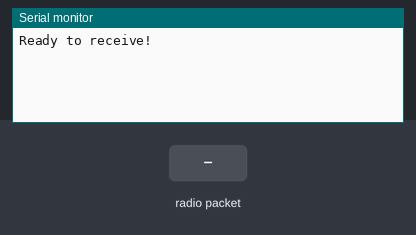
The sketch below on a simulated Arduino Leonardo, built with avr-gcc and run on an emulated ATmega32U4. On the bench: the last lines printed to the serial monitor. The test bench sets the inputs (shaded band). No radio packets arrive unless stated.

Above: at 1.2 s.
1.3 s: radio packet "1" arrives
At 1.7 s:
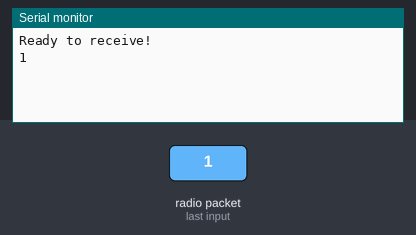
2.8 s: radio packet "0" arrives
At 4.0 s:
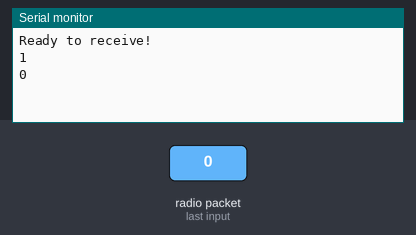
4.3 s: radio packet "2" arrives
At 5.2 s:
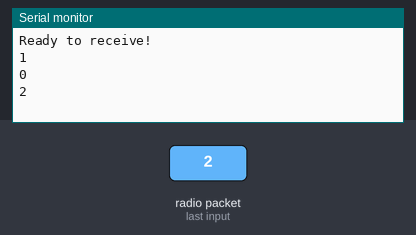

The sketch:

Lora_GPS_DHT_server.ino
```cpp
/*
In this project,we'll show how to get GPS data from a remote Arduino via Wireless LoRa Protocol
Hardware Set up
1 Client Side: Arduino + LoRa/GPS Shield (868Mhz).
    In the client side, we will use the hardware serial to print out debug data in PC and use software
    serial to get GPS data.
    1/ Arduino UNO + LoRa GPS Shield . if use other Arduino board, please check the softserial connection and modify the code
    2/ Wire GPS_RXD to Arduino D3
    3/ Wire GPS_TXD to Arduino D4
2 Gateway Side: LG01(868Mhz)
External Library Require:
  TinyGPS:  http://arduiniana.org/libraries/tinygps/
  RadioHead Library: https://github.com/dragino/RadioHead
Client side will get GPS data and keep sending out to the gateway via LoRa wireless. Gateway side
will listen on the LoRa wireless frequency,
by Dragino Tech<support@dragino.com>
Dragino Technology Co., Limited
*/
#include <String.h>
#include <SPI.h>
#include <RH_RF95.h>
#ifdef LG01_GATEWAY
#include <Console.h>
#include <Process.h>
#define SerialPrint Console
#else
#define SerialPrint Serial
#endif

RH_RF95 rf95;

String str_humid;
String str_temp;
String str_out; // Define output strings

char gps_lon[20]="\0";           //Storage longtitude
char gps_lat[20]="\0";           //Storage latitude
char gps_alt[20]="\0";           //Storage altitude

//void receivepacket();    //Processing receive message and store it in the appropriate array

void setup() {
  #ifdef LG01_GATEWAY
    Bridge.begin(9600);
    SerialPrint.begin();
  #else
    SerialPrint.begin(9600);
  #endif

   if (!rf95.init()) {// Defaults after init are 434.0MHz, 13dBm, Bw = 125 kHz, Cr = 4/5, Sf = 128chips/symbol, CRC on
    Serial.println("Starting LoRa failed!");
    while (1);
  }
  /* Set frequency is 868MHz,SF is 7,SB is 125KHz,CR is 4/5 and Tx power is 20dBm */
  rf95.setFrequency(868);
  rf95.setTxPower(13);

  Serial.println("Ready to receive!");
}
void loop(){
 receivepacket();
}

//Receiver LoRa packets and forward it
void receivepacket() {
   if (rf95.available()){
    //Serial.println();
    // received a packet
    int i =0,j=0,code[4];
    int m1=0,m2=0,m3=0;
    uint8_t buf[52];
    char message[52]="\0";
    uint8_t len = sizeof(buf);
    // Check if received packet is correct size
    if (rf95.recv(buf, &len)){

      Serial.println((char*)buf);
      Serial.println();
      /*
      // Convert received data into string
      str_out = String((char*)buf);
      // Split string into two values
      int comma_at;
      int newline_at;
      for (int h = 0; h < str_out.length(); h++) {
        if (str_out.substring(h, h+1) == "\n") {
          newline_at = h;
          break;
        }
        if (str_out.substring(h, h+1) == ",") {
          comma_at = h;
        }
      }

      str_humid = str_out.substring(1, 10);
      str_temp = str_out.substring(11, 20);

      // Print values to Serial Monitor
       */
     delay(500);
     /*
      strcpy(message,(char*)buf);
      while(i<52){
        if(message[i]==','){
          code[j]=i;
          j++;
        }
        i++;
      }
      for(int k=0;k<code[0];k++){
        gps_lon[m1]=message[k];//get longtitude
        m1++;
      }
      for(int k=code[0]+1;k<code[1];k++){
        gps_lat[m2]=message[k];//get latitude
        m2++;
      }
      for(int k=code[1]+1;k<code[2];k++){
        gps_alt[m3]=message[k];//get altitude
        m3++;
      }*/

      uint8_t data[] = "Gateway receive GPS data";
      rf95.send(data, sizeof(data));
      rf95.waitPacketSent();
    }
  }
}
```

Measured:
- after the input at 1.3 s, the serial monitor: prints a new line at once (image 1)
- after the input at 2.8 s, the serial monitor: prints a new line at once (image 2)
- after the input at 4.3 s, the serial monitor: prints a new line at once (image 3)
